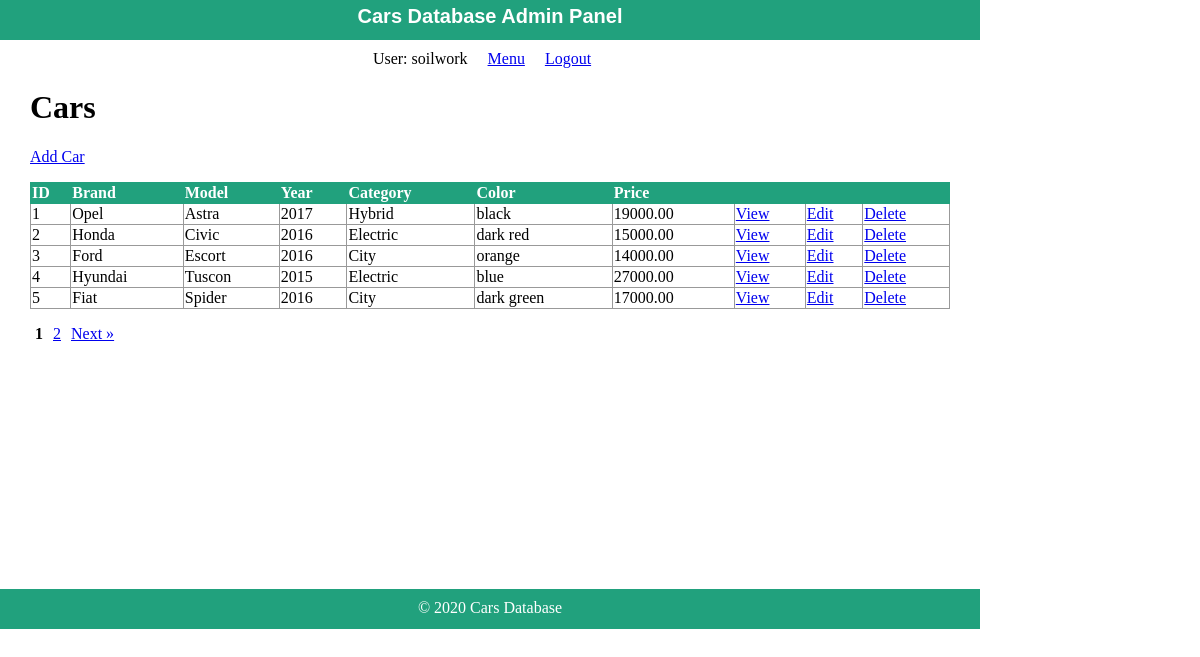
The page /staff/cars/index.php (signed in) on the database its author committed.
### tables this page shows
CREATE TABLE `cars` (
  `id` int(11) NOT NULL,
  `brand` varchar(255) NOT NULL,
  `model` varchar(255) NOT NULL,
  `year` int(4) NOT NULL,
  `category` varchar(255) NOT NULL,
  `color` varchar(255) NOT NULL,
  `price` decimal(9,2) NOT NULL,
  `condition_id` tinyint(3) NOT NULL,
  `description` text NOT NULL
);

### private/functions.php (called while the page is built, shortened)
<?php
function url_for($script_path) {
  return WWW_ROOT . $script_path;
}
function u($string="") {
  return urlencode($string);
}
function h($string="") {
  return htmlspecialchars($string);
}
?>

### private/classes/databaseobject.class.php (called while the page is built, shortened)
<?php
class DatabaseObject {
  static protected $database;
  static protected $table_name = "";
  static public function set_database($database) {
    self::$database = $database;
  }
  static public function find_by_sql($sql) {
    $result = self::$database->query($sql);
    $object_array = [];
    while($record = $result->fetch_assoc()) {
      $object_array[] = static::instantiate($record);
    }
    return $object_array;
  }
  static public function count_all() {
    $sql = "SELECT COUNT(*) FROM " . static::$table_name;
    $result_set = self::$database->query($sql);
    $row = $result_set->fetch_array();
    return array_shift($row);
  }
  static protected function instantiate($record) {
    $object = new static;
    foreach($record as $property => $value) {
      if(property_exists($object, $property)) {
        $object->$property = $value;
      }
    }
    return $object;
  }
}
?>

### public/staff/cars/index.php (the view, shortened to what this page needs)
<?php
$current_page = $_GET['page'] ?? 1;
$per_page = 5;
$total_count = Cars::count_all();
$pagination = new Pagination($current_page, $per_page, $total_count);
$sql = "SELECT * FROM cars ";
$sql .= "LIMIT {$per_page} ";
$sql .= "OFFSET {$pagination->offset()}";
$cars = Cars::find_by_sql($sql);
?>
<?php include(SHARED_PATH . '/staff_header.php'); ?>
<div id="content">
  <div class="cars listing">
    <h1>Cars</h1>
    <div class="actions">
      <a class="action" href="<?php echo url_for('/staff/cars/new.php'); ?>">Add Car</a>
    </div>
  	<table class="list">
      <tr>
        <th>ID</th>
        <th>Brand</th>
        <th>Model</th>
        <th>Year</th>
        <th>Category</th>
        <th>Color</th>
        <th>Price</th>
        <th>&nbsp;</th>
        <th>&nbsp;</th>
        <th>&nbsp;</th>
      </tr>
      <?php foreach($cars as $car) { ?>
        <tr>
          <td><?php echo h($car->id); ?></td>
          <td><?php echo h($car->brand); ?></td>
          <td><?php echo h($car->model); ?></td>
          <td><?php echo h($car->year); ?></td>
          <td><?php echo h($car->category); ?></td>
          <td><?php echo h($car->color); ?></td>
          <td><?php echo h($car->price); ?></td>
          <td><a class="action" href="<?php echo url_for('/staff/cars/show.php?id=' . h(u($car->id))); ?>">View</a></td>
          <td><a class="action" href="<?php echo url_for('/staff/cars/edit.php?id=' . h(u($car->id))); ?>">Edit</a></td>
          <td><a class="action" href="<?php echo url_for('/staff/cars/delete.php?id=' . h(u($car->id))); ?>">Delete</a></td>
    	  </tr>
      <?php } ?>
  	</table>
<?php
$url = url_for('/staff/cars/index.php');
echo $pagination->page_links($url);
?>
  </div>
</div>
<?php include(SHARED_PATH . '/staff_footer.php'); ?>

### public/stylesheets/staff.css (style rules this page uses)
html { height: 100%; width: 100%; }
body { height: 980px; width: 100%; margin: 0; padding: 0; }
#content { width: 920px; min-height: 500px; padding: 0 30px; }
.actions { margin-bottom: 1em; }
table { border-collapse: collapse; vertical-align: top; }
table.list { width: 100%; }
table.list tr td { border: 1px solid #999999; }
table.list tr th { border: 1px solid #21A17D; background: #21A17D; color: white; text-align: left; }

### rows shown on the page
cars: id "1", brand "Opel", model "Astra", year "2017", category "Hybrid", color "black", price "19000.00"
cars: id "2", brand "Honda", model "Civic", year "2016", category "Electric", color "dark red", price "15000.00"
cars: id "3", brand "Ford", model "Escort", year "2016", category "City", color "orange", price "14000.00"
cars: id "4", brand "Hyundai", model "Tuscon", year "2015", category "Electric", color "blue", price "27000.00"
cars: id "5", brand "Fiat", model "Spider", year "2016", category "City", color "dark green", price "17000.00"

### other values the page prints
$session->username "soilwork"
